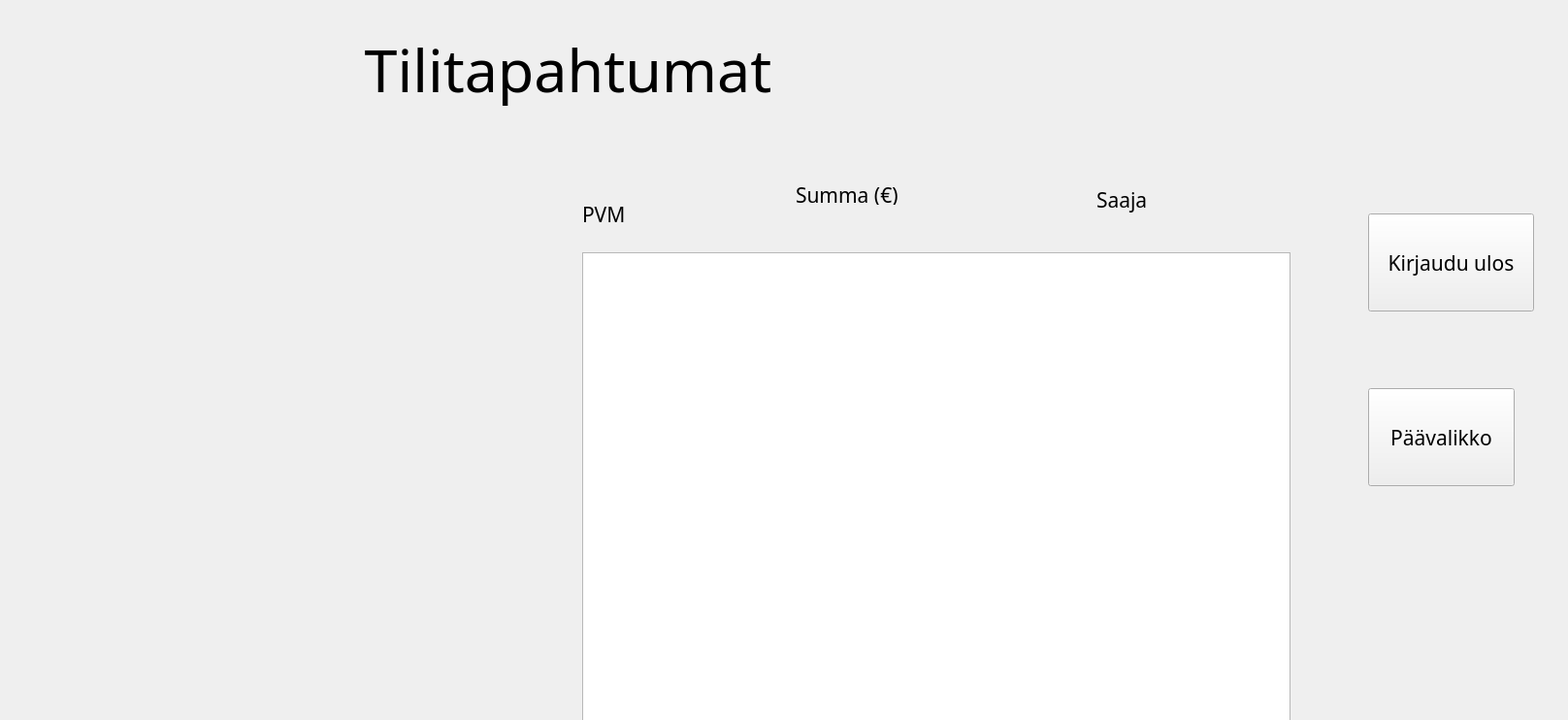
<?xml version="1.0" encoding="UTF-8"?>
<ui version="4.0">
 <class>Events</class>
 <widget class="QWidget" name="Events">
  <property name="geometry">
   <rect>
    <x>0</x>
    <y>0</y>
    <width>1616</width>
    <height>742</height>
   </rect>
  </property>
  <property name="font">
   <font>
    <family>HP Simplified</family>
   </font>
  </property>
  <property name="windowTitle">
   <string>Form</string>
  </property>
  <widget class="QLabel" name="labelEvents">
   <property name="geometry">
    <rect>
     <x>230</x>
     <y>20</y>
     <width>711</width>
     <height>101</height>
    </rect>
   </property>
   <property name="font">
    <font>
     <pointsize>46</pointsize>
    </font>
   </property>
   <property name="text">
    <string>Tilitapahtumat</string>
   </property>
   <property name="alignment">
    <set>Qt::AlignCenter</set>
   </property>
  </widget>
  <widget class="QTableView" name="tableViewEvents">
   <property name="geometry">
    <rect>
     <x>600</x>
     <y>260</y>
     <width>730</width>
     <height>700</height>
    </rect>
   </property>
  </widget>
  <widget class="QPushButton" name="buttonLogout">
   <property name="geometry">
    <rect>
     <x>1410</x>
     <y>220</y>
     <width>171</width>
     <height>101</height>
    </rect>
   </property>
   <property name="font">
    <font>
     <pointsize>16</pointsize>
    </font>
   </property>
   <property name="autoFillBackground">
    <bool>false</bool>
   </property>
   <property name="styleSheet">
    <string notr="true"/>
   </property>
   <property name="text">
    <string>Kirjaudu ulos</string>
   </property>
  </widget>
  <widget class="QPushButton" name="buttonReturnMenu">
   <property name="geometry">
    <rect>
     <x>1410</x>
     <y>400</y>
     <width>151</width>
     <height>101</height>
    </rect>
   </property>
   <property name="font">
    <font>
     <pointsize>16</pointsize>
    </font>
   </property>
   <property name="text">
    <string>Päävalikko</string>
   </property>
  </widget>
  <widget class="QLabel" name="labelPVM">
   <property name="geometry">
    <rect>
     <x>600</x>
     <y>210</y>
     <width>121</width>
     <height>21</height>
    </rect>
   </property>
   <property name="font">
    <font>
     <pointsize>16</pointsize>
    </font>
   </property>
   <property name="text">
    <string>PVM</string>
   </property>
  </widget>
  <widget class="QLabel" name="labelValue">
   <property name="geometry">
    <rect>
     <x>820</x>
     <y>190</y>
     <width>121</width>
     <height>21</height>
    </rect>
   </property>
   <property name="font">
    <font>
     <pointsize>16</pointsize>
    </font>
   </property>
   <property name="text">
    <string>Summa (€)</string>
   </property>
  </widget>
  <widget class="QLabel" name="labelReceiver">
   <property name="geometry">
    <rect>
     <x>1130</x>
     <y>190</y>
     <width>121</width>
     <height>31</height>
    </rect>
   </property>
   <property name="font">
    <font>
     <pointsize>16</pointsize>
    </font>
   </property>
   <property name="text">
    <string>Saaja</string>
   </property>
  </widget>
 </widget>
 <resources/>
 <connections/>
</ui>
